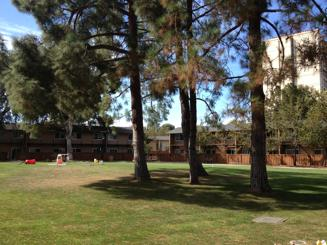
%> input picture ImageProcessing/data/yard1.jpg, 327 x 245 px
$ octave visual3.m   (GNU Octave 9; MATLAB toolbox functions it lacks are replaced by stand-ins)
%> lines starting %> are read from the running program, lines starting %| are printed output that depends on the picture
close all;
clear all;
clc;

img=imread('/Users/haichao/Desktop/ImageProcessing/data/yard1.jpg');
%> img is the input picture: size 245x327x3 uint8; mean R, G, B 91, 89.6, 70.8
imshow(img);
img = rgb2gray(img);
%> img: size 245x327 uint8
img =double(img);
%> img: size 245x327 double
[m n]=size(img);
%> m = 245; n = 327

tmp=zeros(m+2,n+2);
tmp(2:m+1,2:n+1)=img;
Ix=zeros(m+2,n+2);
Iy=zeros(m+2,n+2);

E=zeros(m+2,n+2);

Ix(:,2:n)=tmp(:,3:n+1)-tmp(:,1:n-1);
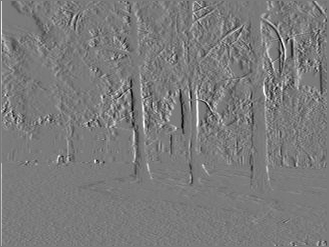
%> Ix: size 247x329 double; min -233, max 250, mean 0.2; drawn with min black and max white
Iy(2:m,:)=tmp(3:m+1,:)-tmp(1:m-1,:);
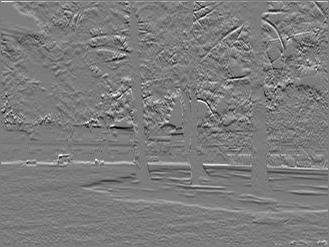
%> Iy: size 247x329 double; min -203, max 213, mean 0.7; drawn with min black and max white

Ix2=Ix(2:m+1,2:n+1).^2;
Iy2=Iy(2:m+1,2:n+1).^2;
Ixy=Ix(2:m+1,2:n+1).*Iy(2:m+1,2:n+1);

h=fspecial('gaussian',[7 7],2);
Ix2=filter2(h,Ix2);
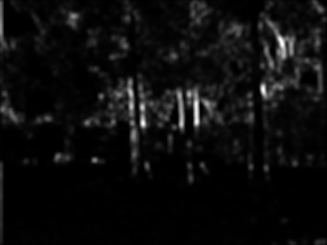
%> Ix2: size 245x327 double; min 0.133, max 18370.7, mean 957.1; drawn with min black and max white
Iy2=filter2(h,Iy2);
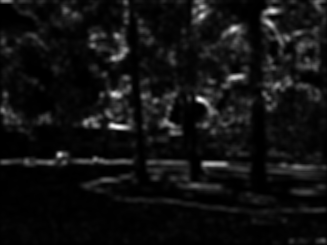
%> Iy2: size 245x327 double; min 0.753, max 13350.7, mean 939.2; drawn with min black and max white
Ixy=filter2(h,Ixy);
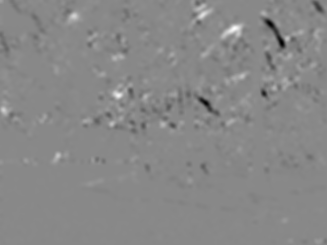
%> Ixy: size 245x327 double; min -8722.3, max 7538, mean -36.6; drawn with min black and max white

Rmax=0;
R=zeros(m,n);
for i=1:m
    for j=1:n
        M=[Ix2(i,j) Ixy(i,j);Ixy(i,j) Iy2(i,j)];
        R(i,j)=det(M)-0.06*(trace(M))^2;

        if R(i,j)>Rmax
            Rmax=R(i,j);
        end
    end
end
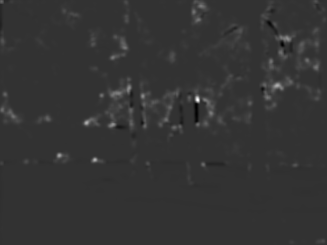
%> R: size 245x327 double; min -17389626.5, max 71231464, mean 877458.5; drawn with min black and max white
%> after the loop, Rmax = 71231464
re=zeros(m+2,n+2);

tmp(2:m+1,2:n+1)=R;
img_re=zeros(m+2,n+2);
img_re(2:m+1,2:n+1)=img;
for i=2:m+1
    for j=2:n+1

        if tmp(i,j)>0.02*Rmax &&...
           tmp(i,j)>tmp(i-1,j-1) && tmp(i,j)>tmp(i-1,j) && tmp(i,j)>tmp(i-1,j+1) &&...
           tmp(i,j)>tmp(i,j-1) && tmp(i,j)>tmp(i,j+1) &&...
           tmp(i,j)>tmp(i+1,j-1) && tmp(i,j)>tmp(i+1,j) && tmp(i,j)>tmp(i+1,j+1)
                img_re(i,j)=255;
        end
    end
end
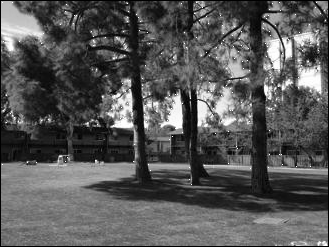
%> img_re: size 247x329 double; min 0, max 255, mean 87

img_re=mat2gray(img_re(2:m+1,2:n+1));
%> img_re: size 245x327 double
figure,imshow(img_re);

$ run again, with ImageProcessing/data/yard2.jpg copied over ImageProcessing/data/yard1.jpg
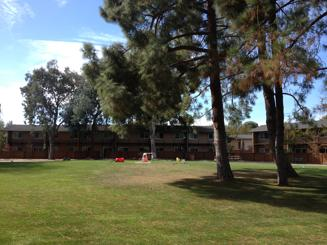
%> input picture ImageProcessing/data/yard2.jpg, 327 x 245 px
%> img is the input picture: size 245x327x3 uint8; mean R, G, B 94.1, 97.8, 82.4
%> after the loop `for i=1:m`:
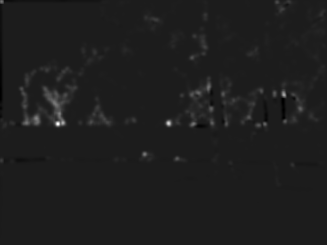
%> R: size 245x327 double; min -11769304.5, max 94301106.8, mean 784246.6; drawn with min black and max white
%> after the loop `for i=1:m`: Rmax = 94301106.8
%> after the loop `for i=2:m+1`:
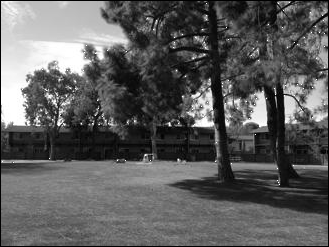
%> img_re: size 247x329 double; min 0, max 255, mean 93.8

$ run again, with ImageProcessing/data/yard3.jpg copied over ImageProcessing/data/yard1.jpg
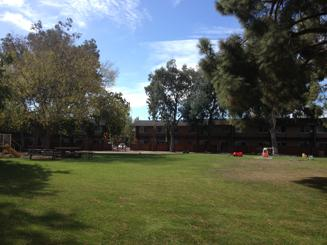
%> input picture ImageProcessing/data/yard3.jpg, 327 x 245 px
%> img is the input picture: size 245x327x3 uint8; mean R, G, B 86.1, 91.7, 78.9
%> after the loop `for i=1:m`:
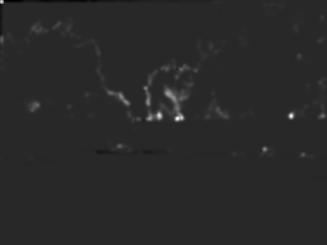
%> R: size 245x327 double; min -11807421.4, max 63250143.5, mean 395125.1; drawn with min black and max white
%> after the loop `for i=1:m`: Rmax = 63250143.5
%> after the loop `for i=2:m+1`:
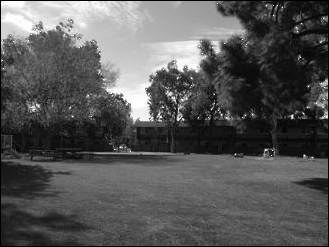
%> img_re: size 247x329 double; min 0, max 255, mean 87.5

$ run again, with ImageProcessing/data/yard4.jpg copied over ImageProcessing/data/yard1.jpg
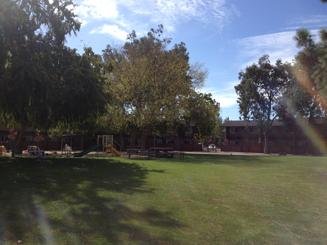
%> input picture ImageProcessing/data/yard4.jpg, 327 x 245 px
%> img is the input picture: size 245x327x3 uint8; mean R, G, B 92.2, 94.9, 93
%> after the loop `for i=1:m`: Rmax = 41982185
%> after the loop `for i=2:m+1`:
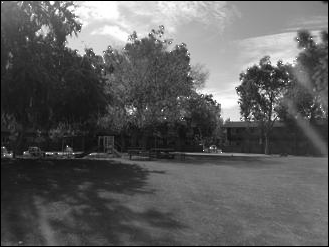
%> img_re: size 247x329 double; min 0, max 255, mean 92.7
